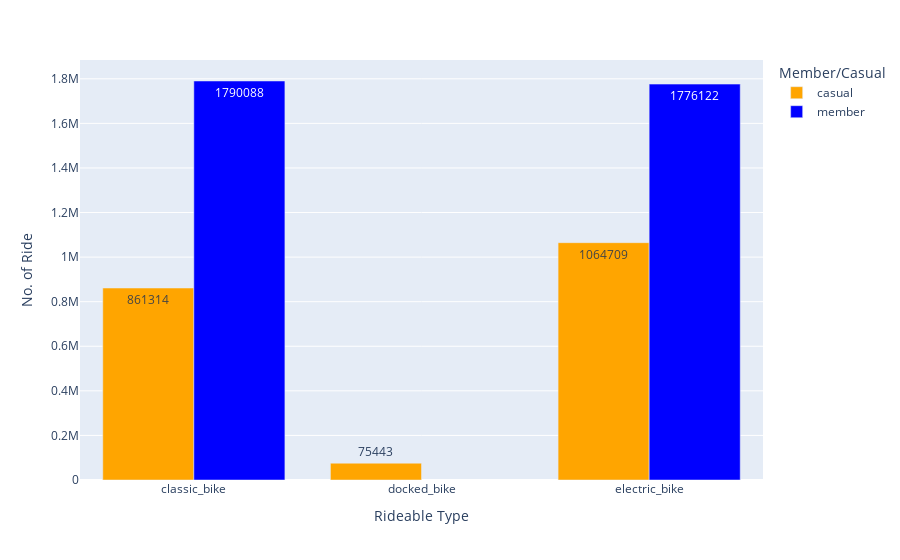

Notebook code cell kept with this figure:
### Code cell
count_rideable_type_fig = tripdata.groupby(['rideable_type', 'member_casual'], as_index=False).count()

px.bar(count_rideable_type_fig, x = 'rideable_type', y = 'ride_id',
        color = 'member_casual', 
        barmode='group',
        text = 'ride_id', 
        labels = {'ride_id': 'No. of Ride', 'member_casual': 'Member/Casual', 'rideable_type': 'Rideable Type '},
        hover_name = 'member_casual', hover_data = {'member_casual': False, 'ride_length': True}, 
        color_discrete_map = {'casual': 'orange', 'member': 'blue'})

### Figure 1 — Plotly figure (JSON) as saved in the notebook; plotly's stock layout.template omitted (floating-point values rounded to 4 significant figures)
{"data": [{"alignmentgroup": "True", "customdata": [["casual", 861314], ["casual", 75443], ["casual", 1064709]], "hovertemplate": "<b>%{hovertext}</b><br><br>Rideable Type=%{x}<br>No. of Ride=%{text}<br>ride_length=%{customdata[1]}<extra></extra>", "hovertext": ["casual", "casual", "casual"], "legendgroup": "casual", "marker": {"color": "orange", "pattern": {"shape": ""}}, "name": "casual", "offsetgroup": "casual", "orientation": "v", "showlegend": true, "text": [861314, 75443, 1064709], "textposition": "auto", "type": "bar", "x": ["classic_bike", "docked_bike", "electric_bike"], "xaxis": "x", "y": [861314, 75443, 1064709], "yaxis": "y"}, {"alignmentgroup": "True", "customdata": [["member", 1790088], ["member", 1776122]], "hovertemplate": "<b>%{hovertext}</b><br><br>Rideable Type=%{x}<br>No. of Ride=%{text}<br>ride_length=%{customdata[1]}<extra></extra>", "hovertext": ["member", "member"], "legendgroup": "member", "marker": {"color": "blue", "pattern": {"shape": ""}}, "name": "member", "offsetgroup": "member", "orientation": "v", "showlegend": true, "text": [1790088, 1776122], "textposition": "auto", "type": "bar", "x": ["classic_bike", "electric_bike"], "xaxis": "x", "y": [1790088, 1776122], "yaxis": "y"}], "layout": {"barmode": "group", "legend": {"title": {"text": "Member/Casual"}, "tracegroupgap": 0}, "margin": {"t": 60}, "xaxis": {"anchor": "y", "domain": [0, 1], "title": {"text": "Rideable Type"}}, "yaxis": {"anchor": "x", "domain": [0, 1], "title": {"text": "No. of Ride"}}}}
